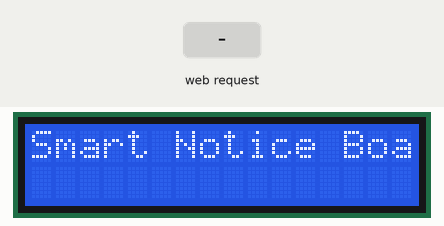
Bench run of a sketch on a simulated ESP8266 (NodeMCU). Shown: 16×2 character LCD. The inputs (shaded band) are chosen by the test bench. WiFi joins after 1.5 s; servers stay silent unless stated; what the sketch prints to the serial monitor is not drawn.

Above: at 0.1 s.
At 2.7 s:
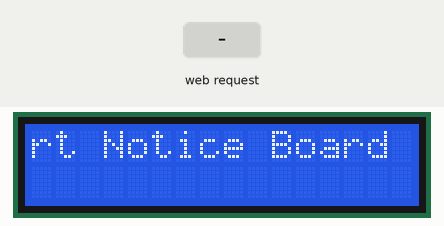
2.8 s: HTTP request GET /get received
At 3.4 s:
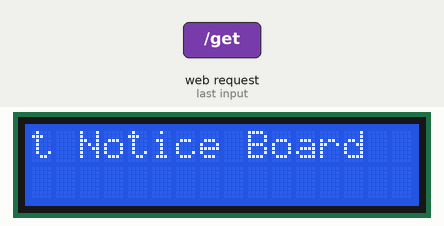
Timing chart, 0 to 5.8 s (numbered marks = the images above; inputs shaded):
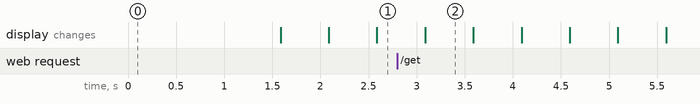

Measured:
- what the display in image 2 shows lasts 0.5 s, from 3.1 s to 3.6 s

The sketch:

code.ino
```cpp
#include <ESP8266WiFi.h>
#include <ESPAsyncTCP.h>
#include <ESPAsyncWebServer.h>
#include <Wire.h>
#include <LiquidCrystal_I2C.h>

LiquidCrystal_I2C lcd(0x27, 16, 2);

AsyncWebServer server(80);

const char* ssid = "OnePlus Nord CE 2 Lite 5G";         //wifi ssid
const char* password = "h8ttn6bc";  //wifi password

const char* PARAM_INPUT_1 = "input1";

const char index_html[] PROGMEM = R"rawliteral(
<!DOCTYPE HTML><html><head>
  <title>Smart Notice Board</title>
  <meta name="viewport" content="width=device-width, initial-scale=5">
<p>
<font size="9" face="sans-serif"> <marquee> Smart Notice Board </marquee> </font> </p>
</head><body><center>
  <form action="/get">
    Enter Text to Display: <input type="text" name="input1">
    <input type="submit" value="Send">
  </form>
<br>

</center>
</body></html>)rawliteral";

void notFound(AsyncWebServerRequest* request) {
  request->send(404, "text/plain", "Not found");
}

void setup() {
  Serial.begin(115200);
  lcd.init();
  lcd.backlight();
  lcd.setCursor(0, 0);
  lcd.print("Smart Notice Board");
  WiFi.mode(WIFI_STA);
  WiFi.begin(ssid, password);
  if (WiFi.waitForConnectResult() != WL_CONNECTED) {
    Serial.println("WiFi Failed!");
    return;
  }
  Serial.println();
  Serial.print("IP Address: ");
  Serial.println(WiFi.localIP());

  server.on("/", HTTP_GET, [](AsyncWebServerRequest* request) {
    request->send_P(200, "text/html", index_html);
  });

  server.on("/get", HTTP_GET, [](AsyncWebServerRequest* request) {
    String message;
    String inputParam;
    if (request->hasParam(PARAM_INPUT_1)) {
      message = request->getParam(PARAM_INPUT_1)->value();
      inputParam = PARAM_INPUT_1;
      lcd.clear();
      lcd.setCursor(0, 0);

      lcd.print(message);
    } else {
      message = "No message sent";
      inputParam = "none";
    }
    Serial.println(message);

    request->send(200, "text/html", index_html);
  });
  server.onNotFound(notFound);
  server.begin();
}

void loop() {
  for (int positionCounter = 0; positionCounter < 29; positionCounter++) {
    lcd.scrollDisplayLeft();
    delay(500);
  }
}
```
